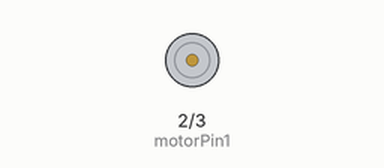
This sketch was run on a simulated Arduino Uno, built with avr-gcc and run on an emulated ATmega328P. Shown: motor-driver pin pairs drawn as motors (green arrow = first pin HIGH = forward, orange = second pin HIGH = backward, longer = more drive).

Above: at 0.2 s.
At 1.0 s:
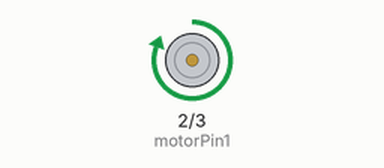
At 6.0 s:
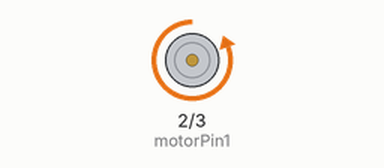
Timing chart, 0 to 8.1 s (numbered marks = the images above):
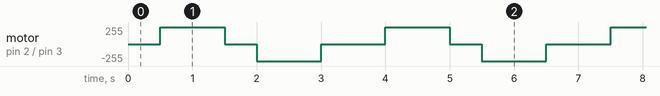

Measured:
- by itself, motor on pin 2 (motorPin1) / pin 3 (motorPin2): repeats every 3.5 s: stopped 0.50 s, backward 255/255 1.0 s, stopped 1.0 s, forward 255/255 1.0 s

The sketch:

test2_Arduino_interneLED_vibrationpattern.ino
```cpp
int motorPin1=2;
int motorPin2=3; // PWM

void setup(){
  pinMode(motorPin1,OUTPUT);
  pinMode(motorPin2,OUTPUT);
}

void motorStop(){
  digitalWrite(motorPin1,LOW);
  digitalWrite(motorPin2,LOW);
  delay(500);
}

void loop(){
  motorStop();                    // Motor Stop

  digitalWrite(motorPin1,HIGH);   // Motor Vor
  digitalWrite(motorPin2,LOW);
  delay(1000);

  motorStop();                    // Motor Stop

  digitalWrite(motorPin1,LOW);    // Motor Rueck
  digitalWrite(motorPin2,HIGH);
  delay(1000);

  motorStop();                    // Motor Stop
}
```
